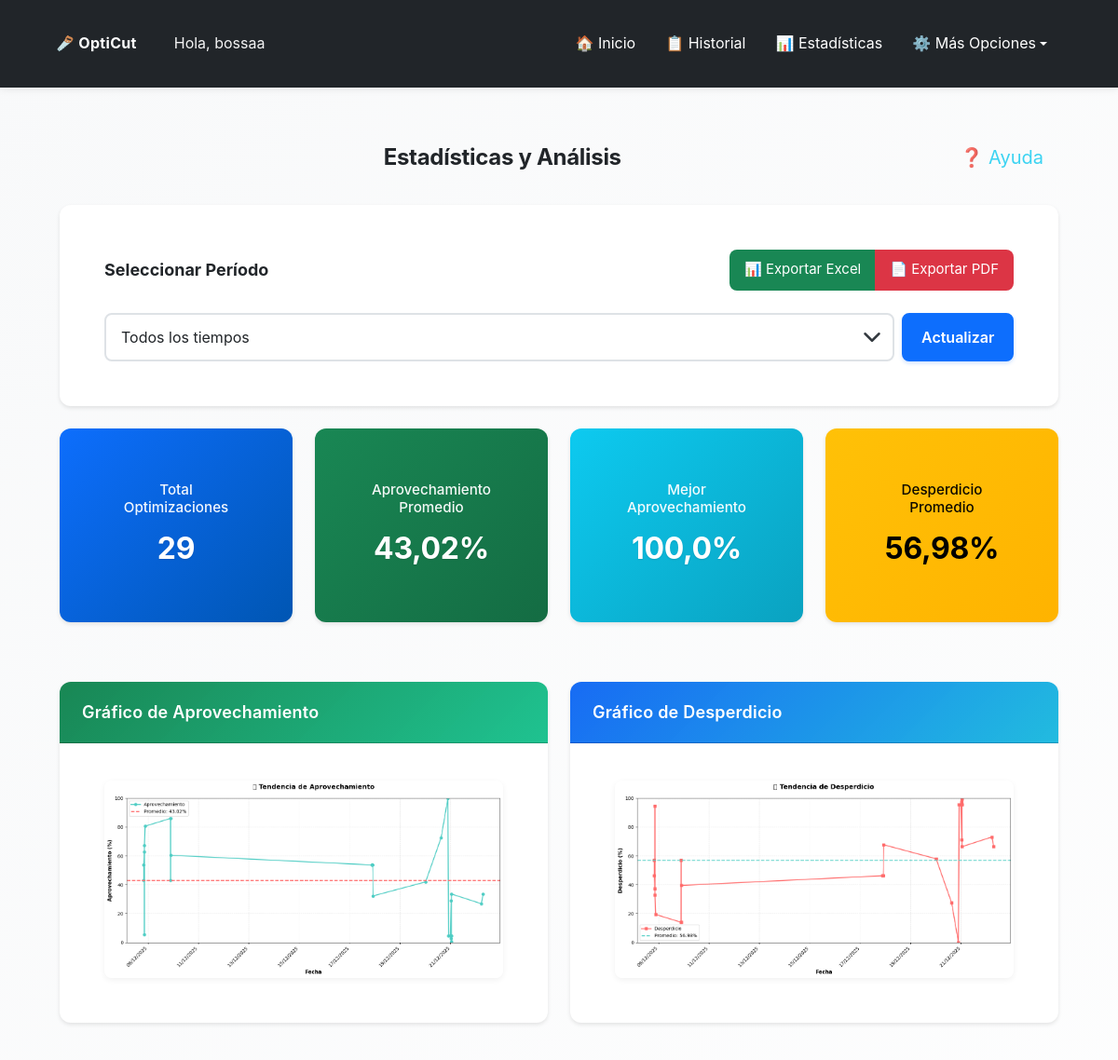
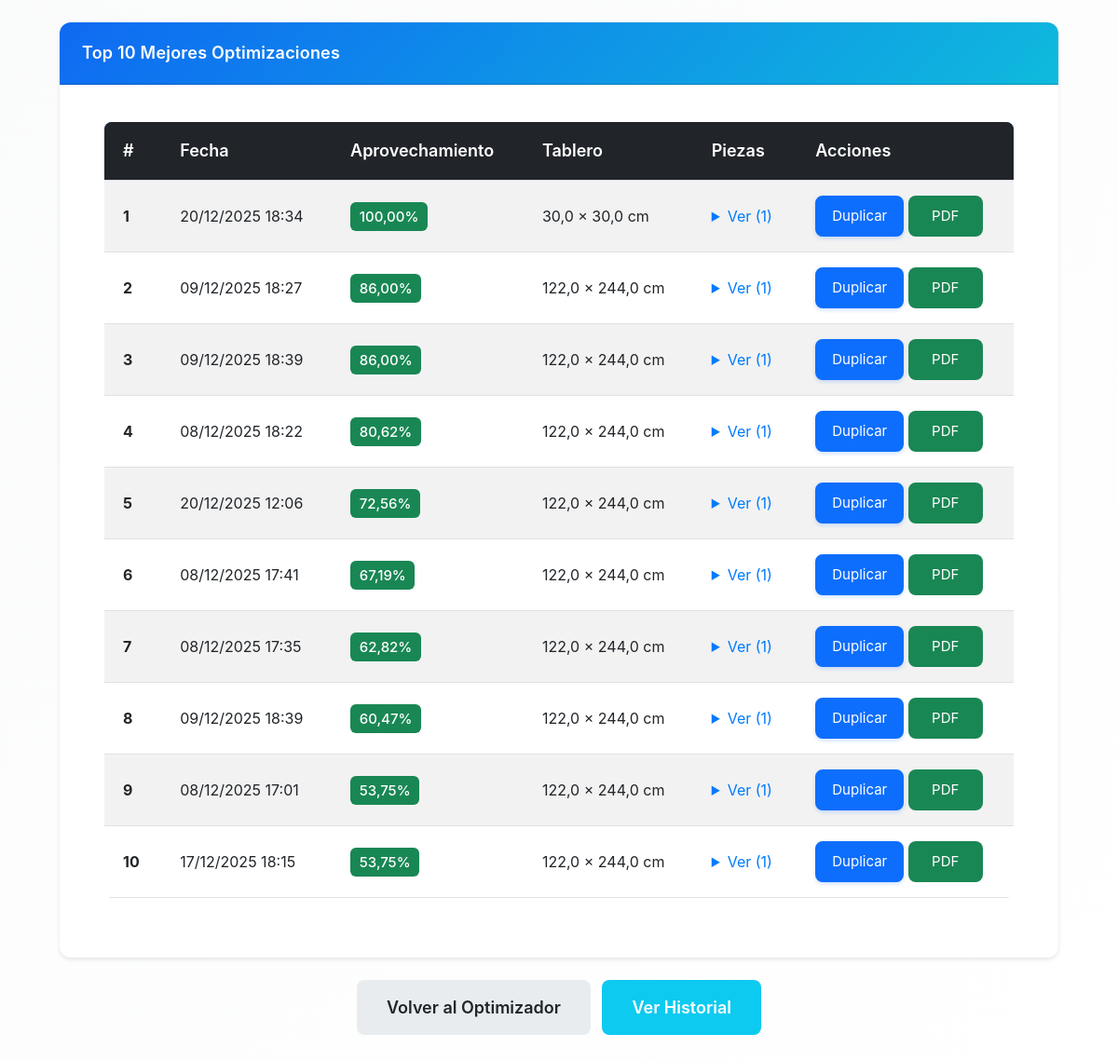
Page /opticut/estadisticas/ (signed in) on the committed database (2 pictures, top to bottom).
### opticut/models.py (models this page shows, shortened)
class Optimizacion(models.Model):
    UNIDADES_CHOICES = [
        ('cm', 'Centímetros (cm)'),
        ('m', 'Metros (m)'),
        ('in', 'Pulgadas (in)'),
        ('ft', 'Pies (ft)'),
    ]
    usuario = models.ForeignKey(User, on_delete=models.CASCADE)
    fecha = models.DateTimeField(auto_now_add=True)
    ancho_tablero = models.FloatField()  # Siempre guardado en cm (permite decimales)
    alto_tablero = models.FloatField()  # Siempre guardado en cm (permite decimales)
    unidad_medida = models.CharField(max_length=2, choices=UNIDADES_CHOICES, default='cm',
                                     help_text="Unidad de medida usada por el usuario")
    piezas = models.TextField(help_text="Listado de piezas en formato ancho,alto,cantidad")
    imagen = models.ImageField(upload_to='optimizaciones/', null=True, blank=True)
    pdf = models.FileField(upload_to='pdfs/', null=True, blank=True)
    aprovechamiento_total = models.FloatField(default=0)
    favorito = models.BooleanField(default=False)
    permitir_rotacion = models.BooleanField(default=True, help_text="Permitir rotación automática de piezas 90°")
    margen_corte = models.FloatField(default=0.3, help_text="Margen de corte (kerf) en cm (guardado internamente). El valor se ingresa en mm.")
    material = models.ForeignKey(
        Material,
        on_delete=models.SET_NULL,
        null=True,
        blank=True,
        help_text="Material/tablero utilizado (opcional)"
    )
    precio_tablero = models.DecimalField(
        max_digits=10,
        decimal_places=2,
        null=True,
        blank=True,
        help_text="Precio por tablero usado en esta optimización"
    )
    mano_obra = models.DecimalField(
        max_digits=10,
        decimal_places=2,
        default=Decimal('0.00'),
        help_text="Costo de mano de obra (opcional)"
    )
    num_tableros = models.IntegerField(
        default=0,
        help_text="Número de tableros utilizados (calculado automáticamente)"
    )
    cliente = models.ForeignKey(
        'Cliente',
        on_delete=models.SET_NULL,
        null=True,
        blank=True,
        help_text="Cliente asociado a esta optimización (opcional)"
    )
    proyecto = models.ForeignKey(
        'Proyecto',
        on_delete=models.SET_NULL,
        null=True,
        blank=True,
        help_text="Proyecto al que pertenece esta optimización (opcional)"
    )

### opticut/views.py (the view, shortened to what this page needs)
# urls.py: path('estadisticas/', views.estadisticas, name='estadisticas'),
@login_required
def estadisticas(request):
    todas_optimizaciones = Optimizacion.objects.filter(usuario=request.user).order_by('fecha')
    periodo = request.GET.get('periodo', 'todos')
    ahora = timezone.now()
    optimizaciones_filtradas = todas_optimizaciones
    if periodo == 'semanal':
        fecha_limite = ahora - timedelta(days=7)
        optimizaciones_filtradas = todas_optimizaciones.filter(fecha__gte=fecha_limite)
    elif periodo == 'mensual':
        fecha_limite = ahora - timedelta(days=30)
        optimizaciones_filtradas = todas_optimizaciones.filter(fecha__gte=fecha_limite)
    elif periodo == 'anual':
        fecha_limite = ahora - timedelta(days=365)
        optimizaciones_filtradas = todas_optimizaciones.filter(fecha__gte=fecha_limite)
    total_optimizaciones = optimizaciones_filtradas.count()
    if total_optimizaciones > 0:
        promedio_aprovechamiento = optimizaciones_filtradas.aggregate(
            avg=Avg('aprovechamiento_total')
        )['avg'] or 0
        max_aprovechamiento = optimizaciones_filtradas.order_by('-aprovechamiento_total').first()
        max_aprovech_val = max_aprovechamiento.aprovechamiento_total if max_aprovechamiento else 0
        min_aprovechamiento = optimizaciones_filtradas.order_by('aprovechamiento_total').first()
        min_aprovech_val = min_aprovechamiento.aprovechamiento_total if min_aprovechamiento else 0
        promedio_desperdicio = 100 - promedio_aprovechamiento
        top_optimizaciones = optimizaciones_filtradas.order_by('-aprovechamiento_total')[:10]
        grafico_aprovechamiento = generar_grafico_aprovechamiento(
            optimizaciones_filtradas.order_by('fecha'), periodo, alta_resolucion=False
        )
        grafico_aprovechamiento_hd = generar_grafico_aprovechamiento(
            optimizaciones_filtradas.order_by('fecha'), periodo, alta_resolucion=True
        )
        grafico_desperdicio = generar_grafico_desperdicio(
            optimizaciones_filtradas.order_by('fecha'), periodo, alta_resolucion=False
        )
        grafico_desperdicio_hd = generar_grafico_desperdicio(
            optimizaciones_filtradas.order_by('fecha'), periodo, alta_resolucion=True
        )
    top_optimizaciones_list = []
    for idx, opt in enumerate(top_optimizaciones, start=1):
        piezas_procesadas = []
        for linea in opt.piezas.splitlines():
            if linea.strip():
                partes = linea.split(',')
                if len(partes) == 4:
                    piezas_procesadas.append({
                        'nombre': partes[0].strip(),
                        'ancho': partes[1].strip(),
                        'alto': partes[2].strip(),
                        'cantidad': partes[3].strip()
                    })
        unidad_opt = getattr(opt, 'unidad_medida', 'cm') or 'cm'
        ancho_mostrar = round(convertir_desde_cm(opt.ancho_tablero, unidad_opt), 2)
        alto_mostrar = round(convertir_desde_cm(opt.alto_tablero, unidad_opt), 2)
        top_optimizaciones_list.append({
            'optimizacion': opt,
            'posicion': idx,
            'piezas': piezas_procesadas,
            'ancho_mostrar': ancho_mostrar,
            'alto_mostrar': alto_mostrar,
            'unidad_medida': unidad_opt,
        })
    return render(request, 'opticut/estadisticas.html', {
        'total_optimizaciones': total_optimizaciones,
        'promedio_aprovechamiento': round(promedio_aprovechamiento, 2),
        'max_aprovechamiento': round(max_aprovech_val, 2),
        'min_aprovechamiento': round(min_aprovech_val, 2),
        'promedio_desperdicio': round(promedio_desperdicio, 2),
        'top_optimizaciones': top_optimizaciones_list,
        'grafico_aprovechamiento': grafico_aprovechamiento,
        'grafico_aprovechamiento_hd': grafico_aprovechamiento_hd,
        'grafico_desperdicio': grafico_desperdicio,
        'grafico_desperdicio_hd': grafico_desperdicio_hd,
        'periodo': periodo,
        'optimizaciones_filtradas': optimizaciones_filtradas,
    })

### opticut/templates/opticut/estadisticas.html (shortened to what this page needs)
{% extends 'opticut/base.html' %}
{% load static %}
{% block extra_css %}
<link rel="stylesheet" href="{% static 'opticut/css/estadisticas.css' %}">
{% endblock %}
{% block content %}
<div class="container mt-4">
  <div class="d-flex justify-content-between align-items-center mb-4 fade-in">
    <h2 class="text-center mb-0 flex-grow-1">Estadísticas y Análisis</h2>
    <button type="button" class="btn btn-sm btn-outline-info btn-ayuda-seccion"
            onclick="iniciarTutorialSeccion('estadisticas')"
            title="Ayuda sobre estadísticas">
      ❓ Ayuda
    </button>
  </div>
  <div class="card mb-4 fade-in">
    <div class="card-body">
      <div class="d-flex justify-content-between align-items-center mb-3">
        <h5 class="card-title mb-0">Seleccionar Período</h5>
        {% if total_optimizaciones > 0 %}
        <div class="btn-group">
          <a href="{% url 'opticut:exportar_excel_desperdicio' %}?periodo={{ periodo }}"
             class="btn btn-success btn-sm">
            📊 Exportar Excel
          </a>
          <a href="{% url 'opticut:exportar_pdf_desperdicio' %}?periodo={{ periodo }}"
             class="btn btn-danger btn-sm">
            📄 Exportar PDF
          </a>
        </div>
        {% endif %}
      </div>
      <form method="GET" action="{% url 'opticut:estadisticas' %}" class="d-flex gap-2">
        <select name="periodo" class="form-select" onchange="this.form.submit()">
          <option value="todos" {% if periodo == 'todos' %}selected{% endif %}>Todos los tiempos</option>
        </select>
        <button type="submit" class="btn btn-primary">Actualizar</button>
      </form>
    </div>
  </div>
  {% if total_optimizaciones > 0 %}
    <div class="row mb-4 fade-in">
      <div class="col-md-3 mb-3">
        <div class="card text-center bg-primary text-white stats-card">
          <div class="card-body">
            <h5 class="card-title stats-title">Total Optimizaciones</h5>
            <h2>{{ total_optimizaciones }}</h2>
          </div>
        </div>
      </div>
      <div class="col-md-3 mb-3">
        <div class="card text-center bg-success text-white stats-card">
          <div class="card-body">
            <h5 class="card-title stats-title">Aprovechamiento Promedio</h5>
            <h2>{{ promedio_aprovechamiento }}%</h2>
          </div>
        </div>
      </div>
      <div class="col-md-3 mb-3">
        <div class="card text-center bg-info text-white stats-card">
          <div class="card-body">
            <h5 class="card-title stats-title">Mejor Aprovechamiento</h5>
            <h2>{{ max_aprovechamiento }}%</h2>
          </div>
        </div>
      </div>
      <div class="col-md-3 mb-3">
        <div class="card text-center bg-warning text-white stats-card">
          <div class="card-body">
            <h5 class="card-title stats-title">Desperdicio Promedio</h5>
            <h2>{{ promedio_desperdicio }}%</h2>
          </div>
        </div>
      </div>
    </div>
    <div class="row mb-4 fade-in">
      <div class="col-md-6 mb-4">
        <div class="card">
          <div class="card-header bg-success text-white">
            <h5 class="mb-0">Gráfico de Aprovechamiento</h5>
          </div>
          <div class="card-body">
            {% if grafico_aprovechamiento %}
              <div class="chart-container"
                   onclick="abrirModalGrafico('aprovechamiento')">
                <img
                     alt="Gráfico de Aprovechamiento"
                     class="img-fluid chart-thumbnail">
              </div>
            {% else %}
              <p class="text-muted">No hay datos para mostrar</p>
            {% endif %}
          </div>
        </div>
      </div>
      <div class="col-md-6 mb-4">
        <div class="card">
          <div class="card-header bg-danger text-white">
            <h5 class="mb-0">Gráfico de Desperdicio</h5>
          </div>
          <div class="card-body">
            {% if grafico_desperdicio %}
              <div class="chart-container"
                   onclick="abrirModalGrafico('desperdicio')">
                <img
                     alt="Gráfico de Desperdicio"
                     class="img-fluid chart-thumbnail">
              </div>
            {% else %}
              <p class="text-muted">No hay datos para mostrar</p>
            {% endif %}
          </div>
        </div>
      </div>
    </div>
    <div class="card fade-in">
      <div class="card-header bg-dark text-white">
        <h5 class="mb-0">Top 10 Mejores Optimizaciones</h5>
      </div>
      <div class="card-body">
        {% if top_optimizaciones %}
          <div class="table-responsive">
            <table class="table table-striped table-hover">
              <thead class="table-dark">
                <tr>
                  <th>#</th>
                  <th>Fecha</th>
                  <th>Aprovechamiento</th>
                  <th>Tablero</th>
                  <th>Piezas</th>
                  <th>Acciones</th>
                </tr>
              </thead>
              <tbody>
                {% for item in top_optimizaciones %}
                  <tr>
                    <td><strong>{{ item.posicion }}</strong></td>
                    <td>{{ item.optimizacion.fecha|date:"d/m/Y H:i" }}</td>
                    <td>
                      <span class="badge bg-success">{{ item.optimizacion.aprovechamiento_total|floatformat:2 }}%</span>
                    </td>
                    <td>{{ item.ancho_mostrar }} × {{ item.alto_mostrar }} {{ item.unidad_medida }}</td>
                    <td>
                      <details>
                        <summary>Ver ({{ item.piezas|length }})</summary>
                      </details>
                    </td>
                    <td>
                      <a href="{% url 'opticut:duplicar_optimizacion' item.optimizacion.id %}"
                         class="btn btn-sm btn-primary" title="Duplicar">
                        Duplicar
                      </a>
                      <a href="{% url 'opticut:descargar_pdf' item.optimizacion.id %}"
                         class="btn btn-sm btn-success" title="Descargar PDF">
                        PDF
                      </a>
                    </td>
                  </tr>
                {% endfor %}
              </tbody>
            </table>
          </div>
        {% else %}
          <p class="text-muted">No hay optimizaciones para mostrar</p>
        {% endif %}
      </div>
    </div>
  {% endif %}
  <div class="text-center mt-4 mb-5 fade-in">
    <a href="{% url 'opticut:index' %}" class="btn btn-secondary btn-lg me-2">
      Volver al Optimizador
    </a>
    <a href="{% url 'opticut:historial' %}" class="btn btn-info btn-lg">
      Ver Historial
    </a>
  </div>
</div>
{% endblock %}

### opticut/templates/opticut/base.html (shortened to what this page needs)
{% load static %}
<!DOCTYPE html>
<html lang="es" data-theme="light">
<head>
    <link href="https://cdn.jsdelivr.net/npm/bootstrap@5.3.0/dist/css/bootstrap.min.css" rel="stylesheet">
    <link rel="stylesheet" href="https://cdn.jsdelivr.net/npm/intro.js@7.2.0/minified/introjs.min.css">
    <link rel="stylesheet" href="{% static 'opticut/css/main.css' %}">
    <link rel="stylesheet" href="{% static 'opticut/css/accessibility.css' %}">
    {% block extra_css %}{% endblock %}
</head>
<body {% if user.is_authenticated and user.perfil %}data-session-timeout="{{ user.perfil.get_timeout_segundos_str }}" data-perfil-theme="{% if user.perfil.tema_preferido != 'auto' %}{{ user.perfil.tema_preferido }}{% else %}auto{% endif %}"{% endif %}>
    <nav class="navbar navbar-expand-lg navbar-custom">
        <div class="container-fluid">
            <div class="d-flex align-items-center">
                <a class="navbar-brand me-3" href="{% url 'opticut:index' %}">
                    🪚 OptiCut
                </a>
                {% if user.is_authenticated %}
                    <span class="navbar-greeting">Hola, {{ user.username }}</span>
                {% endif %}
            </div>
            <div class="collapse navbar-collapse" id="navbarNav">
                <div class="navbar-nav ms-auto d-flex align-items-center">
                    {% if user.is_authenticated %}
                        <a class="nav-link" href="{% url 'opticut:index' %}">🏠 Inicio</a>
                        <a class="nav-link" href="{% url 'opticut:historial' %}">📋 Historial</a>
                        <a class="nav-link" href="{% url 'opticut:estadisticas' %}">📊 Estadísticas</a>
                        <div class="dropdown">
                            <a class="nav-link dropdown-toggle" href="#" id="navbarDropdown" role="button" data-bs-toggle="dropdown" aria-expanded="false">
                                ⚙️ Más Opciones
                            </a>
                        </div>
                    {% else %}
                        {% block show_auth_buttons %}
                        <a href="{% url 'usuarios:login' %}" class="btn btn-outline-primary btn-sm me-2">🔑 Iniciar sesión</a>
                        <a href="{% url 'usuarios:registro' %}" class="btn btn-outline-success btn-sm">📝 Registrarse</a>
                        {% endblock %}
                    {% endif %}
                </div>
            </div>
        </div>
    </nav>
    <div class="container">
        {% block content %}
        {% endblock %}
    </div>
</body>
</html>

### rows in the picture
Optimizacion: posicion "1", optimizacion.fecha "20/12/2025 18:34", optimizacion.aprovechamiento_total "100,00", ancho_mostrar "30,0", alto_mostrar "30,0", unidad_medida "cm", piezas|length "1"
Optimizacion: posicion "2", optimizacion.fecha "09/12/2025 18:27", optimizacion.aprovechamiento_total "86,00", ancho_mostrar "122,0", alto_mostrar "244,0", unidad_medida "cm", piezas|length "1"
Optimizacion: posicion "3", optimizacion.fecha "09/12/2025 18:39", optimizacion.aprovechamiento_total "86,00", ancho_mostrar "122,0", alto_mostrar "244,0", unidad_medida "cm", piezas|length "1"
Optimizacion: posicion "4", optimizacion.fecha "08/12/2025 18:22", optimizacion.aprovechamiento_total "80,62", ancho_mostrar "122,0", alto_mostrar "244,0", unidad_medida "cm", piezas|length "1"
Optimizacion: posicion "5", optimizacion.fecha "20/12/2025 12:06", optimizacion.aprovechamiento_total "72,56", ancho_mostrar "122,0", alto_mostrar "244,0", unidad_medida "cm", piezas|length "1"
Optimizacion: posicion "6", optimizacion.fecha "08/12/2025 17:41", optimizacion.aprovechamiento_total "67,19", ancho_mostrar "122,0", alto_mostrar "244,0", unidad_medida "cm", piezas|length "1"
Optimizacion: posicion "7", optimizacion.fecha "08/12/2025 17:35", optimizacion.aprovechamiento_total "62,82", ancho_mostrar "122,0", alto_mostrar "244,0", unidad_medida "cm", piezas|length "1"
Optimizacion: posicion "8", optimizacion.fecha "09/12/2025 18:39", optimizacion.aprovechamiento_total "60,47", ancho_mostrar "122,0", alto_mostrar "244,0", unidad_medida "cm", piezas|length "1"
Optimizacion: posicion "9", optimizacion.fecha "08/12/2025 17:01", optimizacion.aprovechamiento_total "53,75", ancho_mostrar "122,0", alto_mostrar "244,0", unidad_medida "cm", piezas|length "1"
Optimizacion: posicion "10", optimizacion.fecha "17/12/2025 18:15", optimizacion.aprovechamiento_total "53,75", ancho_mostrar "122,0", alto_mostrar "244,0", unidad_medida "cm", piezas|length "1"

### other values in the picture
{{ user.username }} "bossaa"
{{ total_optimizaciones }} "29"
{{ promedio_aprovechamiento }} "43,02"
{{ max_aprovechamiento }} "100,0"
{{ promedio_desperdicio }} "56,98"
